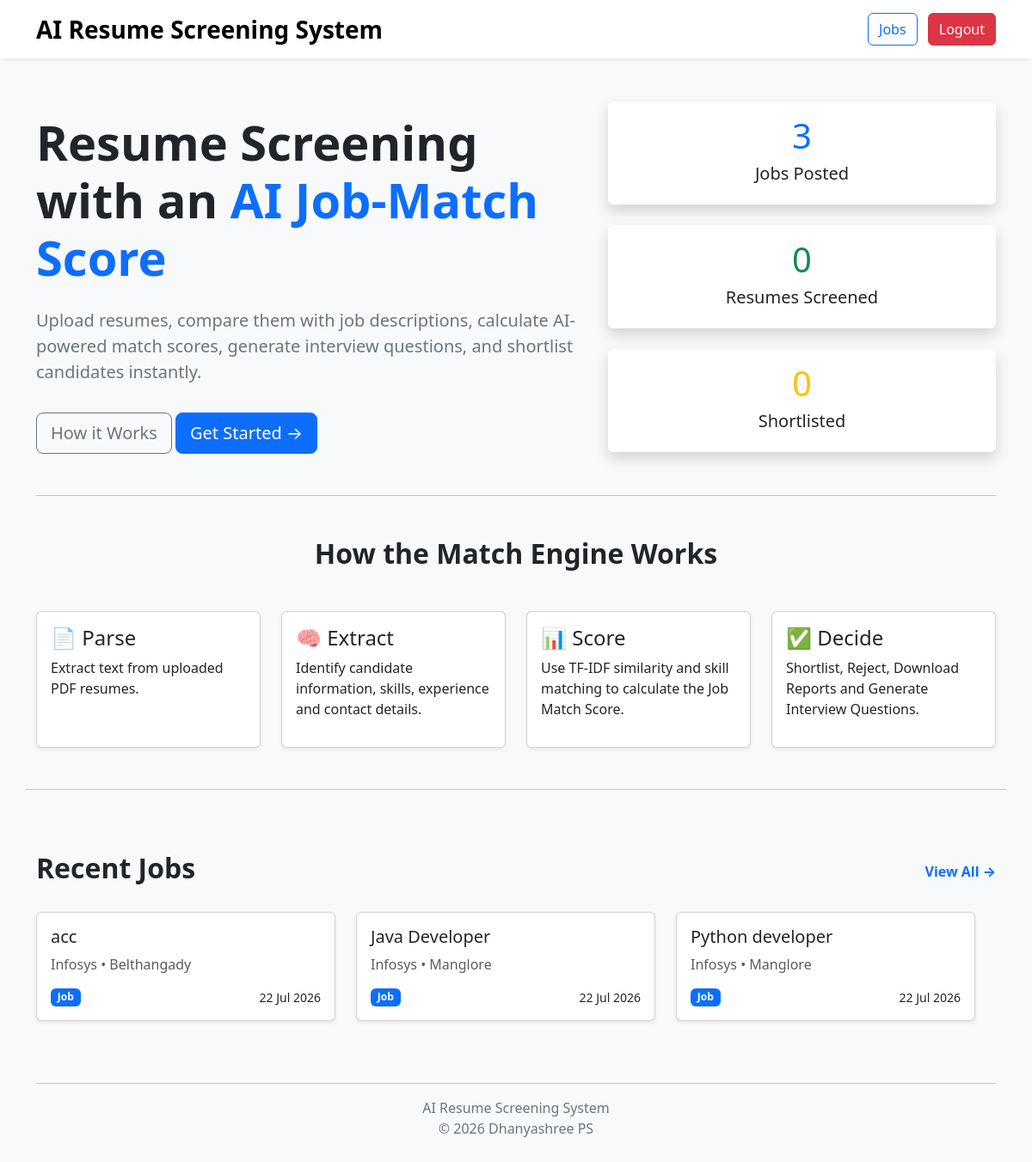
Screenshot of /home (signed in) with the database file from the repository.
### tables this page shows
CREATE TABLE jobs(

        id INTEGER PRIMARY KEY AUTOINCREMENT,

        title TEXT,
        company TEXT,
        location TEXT,
        experience INTEGER,
        education TEXT,
        required_skills TEXT,
        job_description TEXT,
        created_date TEXT
    );

### app.py (the view)
@app.route("/home")
def home():
    if not session.get("logged_in"):
        return redirect("/login")
    jobs = get_all_jobs()
    rows = get_all_candidates()
    print(rows)
    for row in rows:
        print(row)
        print(len(row))
    jobs_posted = len(jobs)
    resumes_screened = len(rows)
    shortlisted = sum(
    1 for row in rows
    if row[11] == "Shortlisted"
    )
    pending = sum(
        1 for row in rows
        if row[11] == "Pending"
    )
    rejected = sum(
        1 for row in rows
        if row[11] == "Rejected"
    )
    recent_jobs = get_recent_jobs()
    jobs = get_all_jobs()
    rows = get_all_candidates()
    print("Jobs:", jobs)
    print("Candidates:", rows)
    jobs_posted = len(jobs)
    resumes_screened = len(rows)
    print("Jobs Posted:", jobs_posted)
    print("Resumes Screened:", resumes_screened)
    print("Rows:", rows)
    return render_template(
        "home.html",
        jobs_posted=jobs_posted,
        resumes_screened=resumes_screened,
        shortlisted=shortlisted,
        recent_jobs=recent_jobs
    )
    return redirect("/home")

### utils/database.py (called while the page is built)
def get_all_jobs():
    conn = sqlite3.connect(DB_PATH)
    cursor = conn.cursor()
    cursor.execute("""
    SELECT *
    FROM jobs
    ORDER BY id DESC
    """)
    rows = cursor.fetchall()
    conn.close()
    return rows

def get_all_candidates():
    conn = sqlite3.connect(DB_PATH)
    cursor = conn.cursor()
    cursor.execute("""
    SELECT
        id,
        name,
        email,
        phone,
        skills,
        score,
        status
    FROM candidates
    ORDER BY score DESC
    """)
    rows = cursor.fetchall()
    print("Total candidates:", len(rows))
    print(rows)
    conn.close()
    return rows

def get_recent_jobs():
    conn = sqlite3.connect(DB_PATH)
    cursor = conn.cursor()
    cursor.execute("""
        SELECT
            id,
            title,
            company,
            location,
            created_date
        FROM jobs
        ORDER BY id DESC
    """)
    jobs = cursor.fetchall()
    conn.close()
    return jobs

### templates/home.html (shortened to what this page needs)
<!DOCTYPE html>
<html lang="en">
<head>
    <link href="https://cdn.jsdelivr.net/npm/bootstrap@5.3.3/dist/css/bootstrap.min.css" rel="stylesheet">
</head>
<body class="bg-light">
<nav class="navbar navbar-expand-lg sticky-top bg-white shadow-sm">
    <div class="container">
        <a class="navbar-brand fw-bold fs-3">
            AI Resume Screening System
        </a>
        <div class="ms-auto">
            <a href="/jobs"
               class="btn btn-outline-primary me-2">
                Jobs
            </a>
            <a href="/logout"
               class="btn btn-danger">
                Logout
            </a>
        </div>
    </div>
</nav>
<div class="container py-5">
<div class="row align-items-center">
<div class="col-lg-7">
<h1 class="display-4 fw-bold mt-3">
Resume Screening with an
<span class="text-primary">
AI Job-Match Score
</span>
</h1>
<p class="lead text-secondary mt-4">
Upload resumes, compare them with job descriptions,
calculate AI-powered match scores,
generate interview questions,
and shortlist candidates instantly.
</p>
<a href="#how" class="btn btn-outline-secondary btn-lg mt-3">
How it Works
</a>
<a href="/jobs" class="btn btn-primary btn-lg mt-3 me-3">
Get Started →
</a>
</div>
<div class="col-lg-5">
<div class="card shadow border-0 mb-4">
<div class="card-body text-center">
<h1 class="text-primary">
{{ jobs_posted }}
</h1>
<h5>Jobs Posted</h5>
</div>
</div>
<div class="card shadow border-0 mb-4">
<div class="card-body text-center">
<h1 class="text-success">
{{ resumes_screened }}
</h1>
<h5>Resumes Screened</h5>
</div>
</div>
<div class="card shadow border-0">
<div class="card-body text-center">
<h1 class="text-warning">
{{ shortlisted }}
</h1>
<h5>Shortlisted</h5>
</div>
</div>
</div>
</div>
<hr class="my-5">
<section id="how">
<h2 class="fw-bold text-center mb-5">
How the Match Engine Works
</h2>
<div class="row g-4">
<div class="col-md-3">
<div class="card shadow-sm h-100">
<div class="card-body">
<h4>📄 Parse</h4>
<p>
Extract text from uploaded PDF resumes.
</p>
</div>
</div>
</div>
<div class="col-md-3">
<div class="card shadow-sm h-100">
<div class="card-body">
<h4>🧠 Extract</h4>
<p>
Identify candidate information,
skills,
experience and contact details.
</p>
</div>
</div>
</div>
<div class="col-md-3">
<div class="card shadow-sm h-100">
<div class="card-body">
<h4>📊 Score</h4>
<p>
Use TF-IDF similarity and skill matching
to calculate the Job Match Score.
</p>
</div>
</div>
</div>
<div class="col-md-3">
<div class="card shadow-sm h-100">
<div class="card-body">
<h4>✅ Decide</h4>
<p>
Shortlist,
Reject,
Download Reports
and Generate Interview Questions.
</p>
</div>
</div>
</div>
<hr class="my-5">
<div class="d-flex justify-content-between align-items-center mb-4">
<h2 class="fw-bold">
Recent Jobs
</h2>
<a href="/jobs"
class="text-decoration-none fw-bold">
View All →
</a>
</div>
<div class="row">
{% for job in recent_jobs %}
<div class="col-md-4 mb-4">
<a href="/job/{{ job[0] }}" class="text-decoration-none text-dark">
<div class="card shadow-sm h-100">
<div class="card-body">
<h5>{{ job[1] }}</h5>
<p class="text-muted">
{{ job[2] }} • {{ job[3] }}
</p>
<div class="d-flex justify-content-between">
<span class="badge bg-primary">
Job
</span>
<small>
{{ job[4] }}
</small>
</div>
</div>
</div>
</a>
</div>
{% endfor %}
</div>
</div>
</section>
<footer class="text-center mt-5">
<hr>
<p class="text-secondary">
AI Resume Screening System
<br>
© 2026 Dhanyashree PS
</p>
</footer>
</div>
</body>
</html>

### rows the page displays
jobs: title "acc", company "Infosys", location "Belthangady", created_date "22 Jul 2026"
jobs: title "Java Developer", company "Infosys", location "Manglore", created_date "22 Jul 2026"
jobs: title "Python developer", company "Infosys", location "Manglore", created_date "22 Jul 2026"

### other values shown
{{ jobs_posted }} "3"
{{ resumes_screened }} "0"
{{ shortlisted }} "0"
